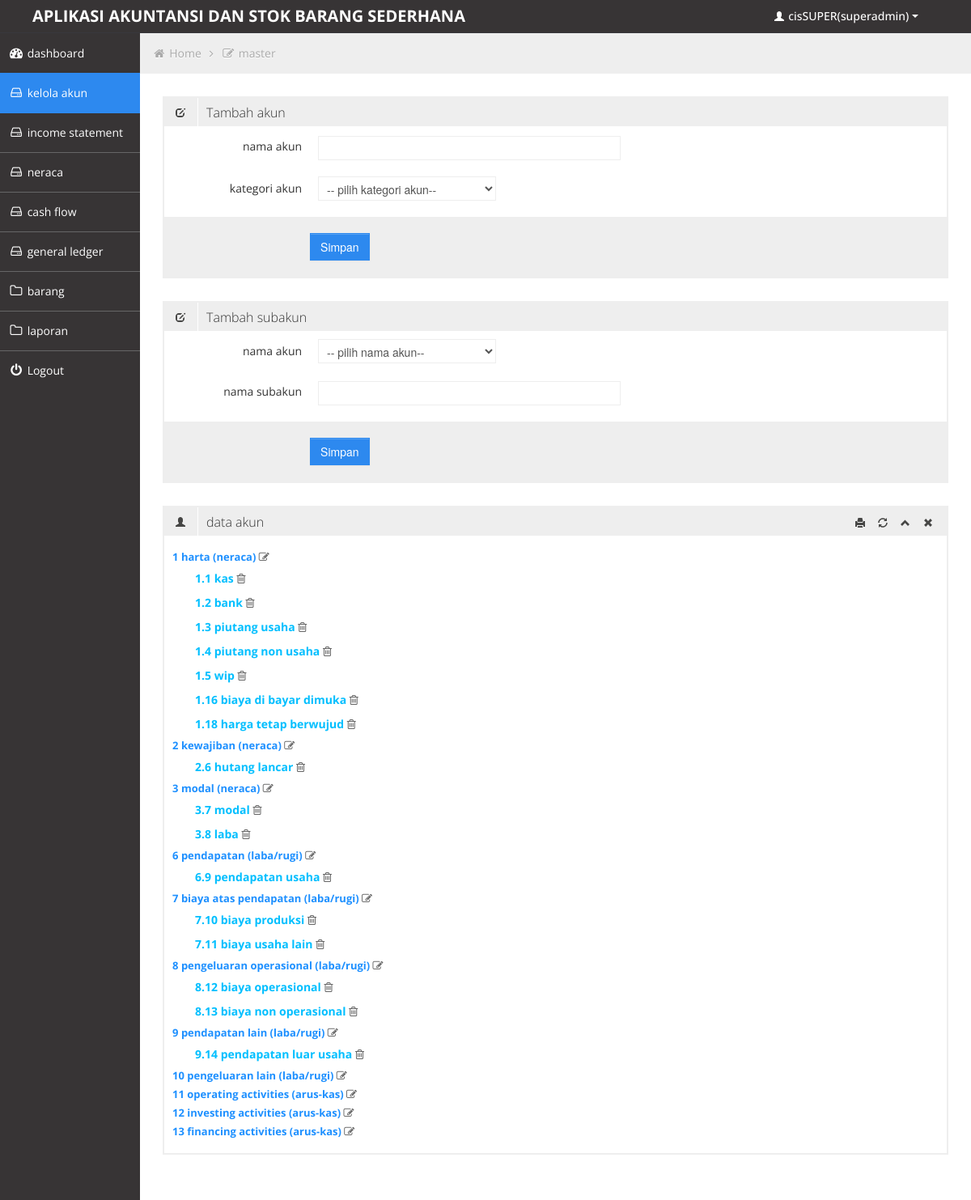
/admin/media.php?module=master&acc=view (signed in), run on the app's committed database.
### tables this page shows
CREATE TABLE IF NOT EXISTS `master` (
  `id_master` int(11) NOT NULL AUTO_INCREMENT,
  `nama_master` varchar(122) NOT NULL,
  `master_seo` varchar(122) NOT NULL,
  `status` varchar(122) NOT NULL,
  PRIMARY KEY (`id_master`)
);

CREATE TABLE IF NOT EXISTS `submaster` (
  `id_submaster` int(11) NOT NULL AUTO_INCREMENT,
  `nama_submaster` varchar(123) NOT NULL,
  `id_master` varchar(123) NOT NULL,
  PRIMARY KEY (`id_submaster`)
);

### admin/modul/master/master.php (the view, shortened to what this page needs)
<?php
				if ($_GET[module]=='master' && $_GET[acc] == 'view')
					{
					?>
				<div class="row-fluid sortable">
				<div class="box span12">
					<div class="box-header" data-original-title>
						<h2><i class="halflings-icon edit"></i><span class="break"></span>Tambah akun</h2>
					</div>
					<div class="box-content">
						<form class="form-horizontal"  action="<?php echo $PHP_SELF ?> " method="post" enctype="multipart/form-data">
						  <fieldset>
							<div class="control-group">
							  <label class="control-label" for="typeahead">nama akun </label>
							  <div class="controls">
								<input name="nama_master" type="text" class="span6 typeahead" id="typeahead"  >
							  </div>
							</div>
							<div class="control-group">
							  <label class="control-label" for="typeahead">kategori akun </label>
							  <div class="controls">
								<select name="kategori">
								    <option value="0">-- pilih kategori akun--</value>
								</select>
							  </div>
							</div>
							<div class="form-actions">
							  <input type="submit" name="submit"class="btn btn-primary" value=" Simpan " >
							</div>
						  </fieldset>
						</form>
					</div>
				</div>
				</div>
				<div class="row-fluid sortable">
				<div class="box span12">
					<div class="box-header" data-original-title>
						<h2><i class="halflings-icon edit"></i><span class="break"></span>Tambah subakun</h2>
					</div>
					<div class="box-content">
						<form class="form-horizontal"  action="<?php echo $PHP_SELF ?> " method="post" enctype="multipart/form-data">
						  <fieldset>
						  <div class="control-group">
							  <label class="control-label" for="typeahead">nama akun </label>
							  <div class="controls">
								<select name="master">
								    <option>-- pilih nama akun--</value>
								</select>
							  </div>
							</div>
							<div class="control-group">
							  <label class="control-label" for="typeahead">nama subakun </label>
							  <div class="controls">
								<input name="nama_submaster" type="text" class="span6 typeahead" id="typeahead"  >
							  </div>
							</div>
							<div class="form-actions">
							  <input type="submit" name="submitsub"class="btn btn-primary" value=" Simpan " >
							</div>
						  </fieldset>
						</form>
					</div>
				</div>
				</div>
				<?php
				}
				if ($_GET[module]=='master' && $_GET[acc] == 'view' )
				{
				?>
				<div class="row-fluid sortable">
				<div class="box span12">
					<div class="box-header" data-original-title>
						<h2><i class="halflings-icon user"></i><span class="break"></span>data akun </h2>
						<div class="box-icon">
							<a href="<?php echo "#" ;?>" class="#" target="_blank"><i class="halflings-icon print"></i></a>
							<a href="<?php echo "media.php?module=master&acc=view" ;?>" class="#" ><i class="halflings-icon refresh"></i></a>
							<a href="#" class="btn-minimize"><i class="halflings-icon chevron-up"></i></a>
							<a href="#" class="btn-close"><i class="halflings-icon remove"></i></a>
						</div>
					</div>
					<div class="box-content">
						  <?php
						  $d=mysql_query("select * from master ");
						  while ($r=mysql_fetch_array($d))
						  {
						  ?>
							<tr>
								<td class="center"><?php echo "<h5 style=color:#1E90FF;>$r[id_master] $r[nama_master] ($r[status]) <a href=JavaScript:newPopup('media.php?module=master&acc=edit&id=$r[id_master]');><i class=icon-edit></i> </a></h5>";?></td>
							</tr>
							<?php $rt=mysql_query("select * from submaster where id_master='$r[id_master]'");
								while ($n=mysql_fetch_array($rt)){
									?>
								<td class="center"><?php echo "<p style=padding-left:2em ><b style=color:#00BFFF;>$r[id_master].$n[id_submaster] $n[nama_submaster]</b> <a href=modul/master/dellmaster.php?id=$n[id_submaster]><i class=icon-trash></i></a>";?></td>
								<?php } ?>
							<?php
							}
							?>
					<?php
					}
					?>

### admin/css/style.css (style rules this page uses)
body { background: #F5F5F5; color: #333; border: none; font-family: 'Open Sans', sans-serif; font-weight: 400; }
a { color: #646464; }
h2 { font-size: 16px; line-height: 16px; }
h5 { font-size: 13px; line-height: 13px; }
.box { border: 2px solid #eee; background: #fff !important; margin-bottom: 28px; }
.box-header { height: 16px; font-size: 16px; line-height: 16px; padding: 10px; background: #eee; -webkit-box-shadow: none; -moz-box-shadow: none; box-shadow: none; overflow: hidden; }
.box-header h2 { float:left; margin-top: 0px; font-weight: 300; }
.box-header h2 i { margin: 0px 3px 0px 4px; opacity: .8; filter: alpha(opacity=80); -ms-filter:"progid:DXImageTransform.Microsoft.Alpha(Opacity=80)"; }
.box-header .box-icon { float:right; margin-top: 1px; }
.box-header .box-icon i { -webkit-transition: all 0.1s ease-in-out; -moz-transition: all 0.1s ease-in-out; -o-transition: all 0.1s ease-in-out; -ms-transition: all 0.1s ease-in-out; transition: all 0.1s ease-in-out; opacity: .8; filter: alpha(opacity=80); -ms-filter:"progid:DXImageTransform.Microsoft.Alpha(Opacity=80)"; }
.box-header .box-icon a { margin: 0px 5px; }
.box-content { position: relative; z-index: 50; margin-top: -1px; padding: 10px; background: #fff !important; }
.form-actions { padding: 19px 20px 20px; margin: 20px -10px -30px -10px; background-color: #eee; border-top: 1px solid #eee; *zoom: 1; }
.form-actions:before, .form-actions:after { display: table; line-height: 0; content: ""; }
.form-actions:after { clear: both; }
.btn { display: inline-block; padding: 6px 12px; margin-bottom: 0; font-size: 14px; font-weight: 500; line-height: 20px; text-align: center; white-space: nowrap; vertical-align: middle; cursor: pointer; border: 1px solid #a7a9aa; -webkit-border-radius: 0px !important; border-radius: 0px !important; }
.btn { color: #ffffff; background-color: #a7a9aa; border-color: #a7a9aa; background-image: none; filter: none; text-shadow: none; }
.btn-primary { background-color: #2D89EF; border-color: #2D89EF; }

### admin/css/halflings.css (style rules this page uses)
html, html .halflings { -webkit-font-smoothing: antialiased !important; }
.halflings-icon { display: inline-block; width: 14px; height: 14px; line-height: 14px; vertical-align: text-top; background-image: url(../img/glyphicons_halflings.svg); background-position: 0 0; background-repeat: no-repeat; vertical-align: top; *display: inline; *zoom: 1; *margin-right: .3em; }
.halflings-icon.user { background-position: -168px 0; }
.halflings-icon.remove { background-position: -312px 0; }
.halflings-icon.refresh { background-position: -240px -24px; }
.halflings-icon.print { background-position: -96px -48px; }
.halflings-icon.edit { background-position: -96px -72px; }
.halflings-icon.chevron-up { background-position: -288px -120px; }

### data on the page
master: id_master "1", nama_master "harta", status "neraca"
submaster: id_master.id_master "1", id_submaster "1", nama_submaster "kas"
submaster: id_master.id_master "1", id_submaster "2", nama_submaster "bank"
submaster: id_master.id_master "1", id_submaster "3", nama_submaster "piutang usaha"
submaster: id_master.id_master "1", id_submaster "4", nama_submaster "piutang non usaha"
submaster: id_master.id_master "1", id_submaster "5", nama_submaster "wip"
submaster: id_master.id_master "1", id_submaster "16", nama_submaster "biaya di bayar dimuka"
submaster: id_master.id_master "1", id_submaster "18", nama_submaster "harga tetap berwujud"
master: id_master "2", nama_master "kewajiban", status "neraca"
submaster: id_master.id_master "2", id_submaster "6", nama_submaster "hutang lancar"
master: id_master "3", nama_master "modal", status "neraca"
submaster: id_master.id_master "3", id_submaster "7", nama_submaster "modal"
submaster: id_master.id_master "3", id_submaster "8", nama_submaster "laba"
master: id_master "6", nama_master "pendapatan", status "laba/rugi"
submaster: id_master.id_master "6", id_submaster "9", nama_submaster "pendapatan usaha"
master: id_master "7", nama_master "biaya atas pendapatan", status "laba/rugi"
submaster: id_master.id_master "7", id_submaster "10", nama_submaster "biaya produksi"
submaster: id_master.id_master "7", id_submaster "11", nama_submaster "biaya usaha lain"
master: id_master "8", nama_master "pengeluaran operasional", status "laba/rugi"
submaster: id_master.id_master "8", id_submaster "12", nama_submaster "biaya operasional"
submaster: id_master.id_master "8", id_submaster "13", nama_submaster "biaya non operasional"
master: id_master "9", nama_master "pendapatan lain", status "laba/rugi"
submaster: id_master.id_master "9", id_submaster "14", nama_submaster "pendapatan luar usaha"
master: id_master "10", nama_master "pengeluaran lain", status "laba/rugi"
master: id_master "11", nama_master "operating activities", status "arus-kas"
master: id_master "12", nama_master "investing activities", status "arus-kas"
master: id_master "13", nama_master "financing activities", status "arus-kas"

### other printed values
$_SESSION[namalengkap] "cisSUPER"
$_SESSION[level] "superadmin"
$_GET[module] "master"
